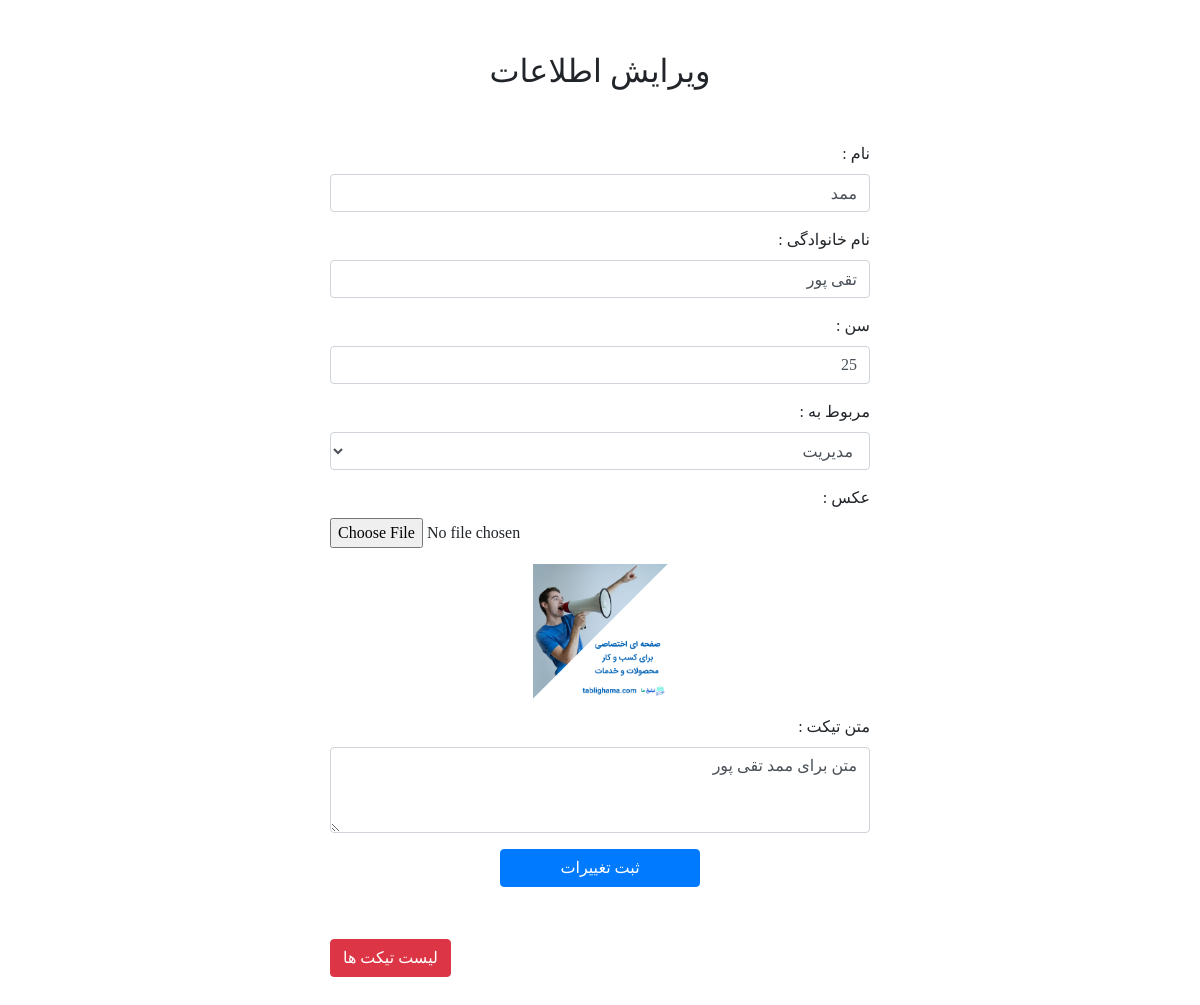
Screenshot of /edit.php?id=24 (signed in) with the database file from the repository.
### tables this page shows
CREATE TABLE IF NOT EXISTS `users` (
  `id` int(11) NOT NULL AUTO_INCREMENT,
  `firstname` varchar(25) NOT NULL,
  `lastname` varchar(25) NOT NULL,
  `age` tinyint(4) NOT NULL,
  `field` varchar(25) NOT NULL,
  `image` varchar(50) NOT NULL,
  `comment` text NOT NULL,
  PRIMARY KEY (`id`)
);

### edit.php (the view, shortened to what this page needs)
<?php
include_once ('config.php');
$id=$_GET['id'];
$conn=mysqli_connect($server,$userdb,$password,$dbname);
mysqli_query($conn,"SET NAMES 'utf8'");
mysqli_query($conn,"SET CHARACTER SET 'utf8'");
mysqli_query($conn,"SET character_set_connection = 'utf8'");
$sql1="SELECT * FROM `users` WHERE `id`= $id ";
$result=mysqli_query($conn,$sql1);
$row=mysqli_fetch_assoc($result);
?>
<!doctype html>
<html lang="fa">
<head>
    <link rel="stylesheet" href="css/bootstrap.min.css">
    <link rel="stylesheet" href="css/style.css">
</head>
<body>
<div class="container">
    <div class="row">
        <h2 class="text-center m-auto">ویرایش اطلاعات </h2>
    </div>
    <div class="row justify-content-md-center">
        <div class="col-12 col-md-6">
            <form method="post" enctype="multipart/form-data">
                <div class="form-group">
                    <label for="name">نام :</label>
                    <input type="text" class="form-control" id="name" placeholder="نام شما ؟" name="frm[name]" value="<?php echo $row['firstname']; ?>">
                </div>
                <div class="form-group">
                    <label for="lastname">نام خانوادگی :</label>
                    <input type="text" class="form-control" id="lastname" placeholder="نام خانوادگی شما ؟" name="frm[lname]" value="<?php echo $row['lastname']; ?>">
                </div>
                <div class="form-group">
                    <label for="age">سن :</label>
                    <input type="text" class="form-control" id="age" placeholder="سن شما ؟" name="frm[age]" value="<?php echo $row['age']; ?>">
                </div>
                <div class="form-group">
                    <label for="Select1">مربوط به :</label>
                    <select class="form-control" id="Select1" name="frm[field]">
                        <option value="مدیریت" <?php if($row['field']=="مدیریت"){echo "selected";} ?> >مدیریت</option>
                    </select>
                </div>
                <div class="form-group">
                    <label for="files">عکس : </label>
                    <input type="file" class="form-control-file" id="files" name="image">
                    <img class="w-25 mx-auto d-block mt-3 mb-3" src="<?php echo $row['image']; ?>">
                </div>
                <div class="form-group">
                    <label for="Textarea">متن تیکت :</label>
                    <textarea class="form-control" id="Textarea" rows="3" placeholder="سوال شما ..." name="frm[comment]" ><?php echo $row['comment']; ?></textarea>
                </div>
                <div class="text-center">
                    <button type="submit" class="btn btn-primary" name="btn" id="btn">ثبت تغییرات</button>
                </div>
            </form>
        </div>
    </div>
    <div class="row justify-content-md-center">
        <div class="col-12 col-md-6">
            <a href="ticket-list.php" class="btn btn-danger mb-5">لیست تیکت ها</a>
        </div>
    </div>
</div>
</body>
</html>

### css/style.css (style rules this page uses)
body { direction: rtl; font-family: IRANSans; }
.container .row { margin-top: 52px; }
.form-group label { float: right; }
.form-group input[type=file] { direction: ltr; }
.text-center button { width: 200px; }

### rows the page displays
users: firstname "ممد", lastname "تقی پور", age "25", field "مدیریت", image (picture), comment "متن برای ممد تقی پور"
